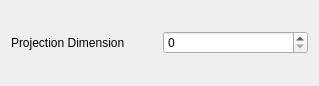
<?xml version="1.0" encoding="UTF-8"?>
<ui version="4.0">
 <class>vvToolMIP</class>
 <widget class="QWidget" name="vvToolMIP">
  <property name="geometry">
   <rect>
    <x>0</x>
    <y>0</y>
    <width>319</width>
    <height>86</height>
   </rect>
  </property>
  <property name="windowTitle">
   <string>Form</string>
  </property>
  <layout class="QHBoxLayout" name="horizontalLayout">
   <item>
    <widget class="QLabel" name="label">
     <property name="text">
      <string>Projection Dimension</string>
     </property>
    </widget>
   </item>
   <item>
    <widget class="QSpinBox" name="dimensionSpinBox"/>
   </item>
  </layout>
 </widget>
 <resources/>
 <connections/>
</ui>
